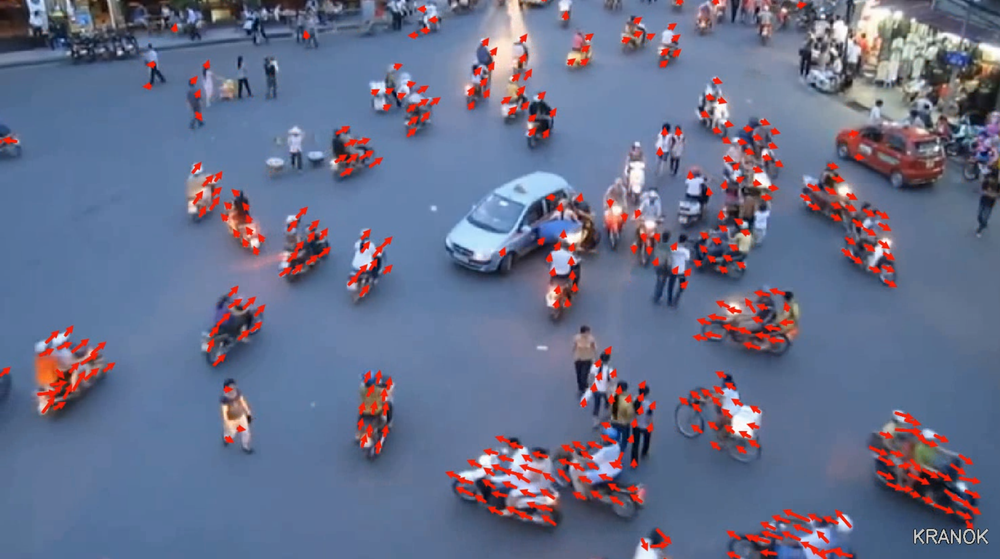
#> input picture Thumbnail.png, 1000 x 559 px, shrunk from 1806 x 1010 before the run, given in place of video.mp4, which was not available
$ python app.py
#> lines starting #> are read from the running program, lines starting #| are printed output that depends on the picture; pictures that were not available may be replaced by others from this repository, and a replacement may not be noted
#> further down, image1 is the input picture: shape (559, 1000, 3); mean B, G, R 138, 110.8, 103.7
# Based on code from: https://github.com/khushboo-agarwal/Optical-Flow

from matplotlib import pyplot as plt
from scipy import signal
import numpy as np
import time
import math
import cv2

#------------------------------------------------------------------------------------------------------------------------------------------------------------------
def opticalFlow(img1,img2,frameIndex,totalFrames):
#> called with frameIndex = 0, totalFrames = 1
	h,w = img1.shape[:2]
#> h = 559; w = 1000
	colorImage1 = cv2.cvtColor(img1,cv2.COLOR_BGR2RGB)

	img1G = cv2.cvtColor(img1,cv2.COLOR_BGR2GRAY)
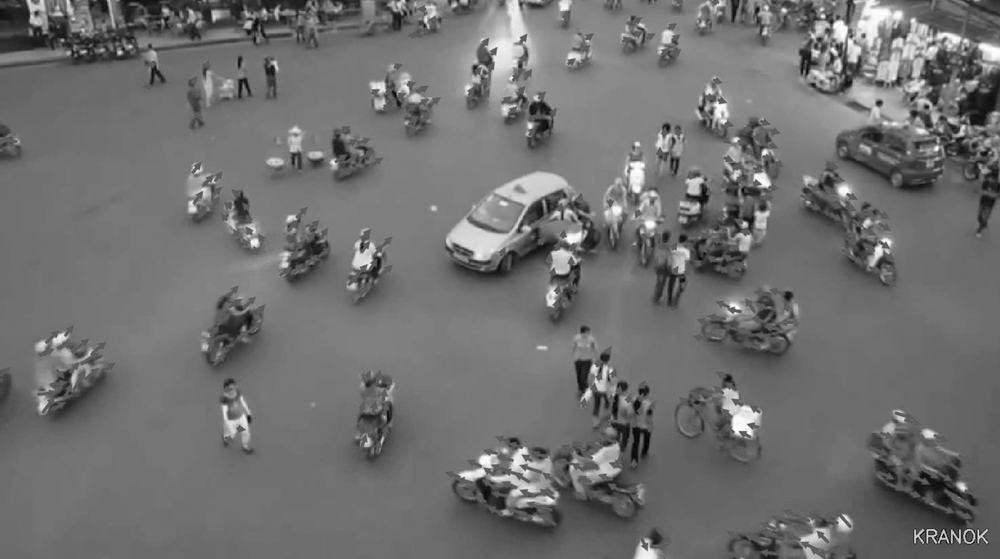
#> img1G: shape (559, 1000); min 4, max 255, mean 111.8
	img2G = cv2.cvtColor(img2,cv2.COLOR_BGR2GRAY)

	img1 = np.array(img1G)
	img2 = np.array(img2G)

	img1_smooth = cv2.GaussianBlur(img1,(3,3),0)
	img2_smooth = cv2.GaussianBlur(img2,(3,3),0)

	Ix = signal.convolve2d(img1_smooth,[[-0.25, 0.25],[-0.25, 0.25]],'same') + signal.convolve2d(img2_smooth,[[-0.25, 0.25],[-0.25, 0.25]],'same')
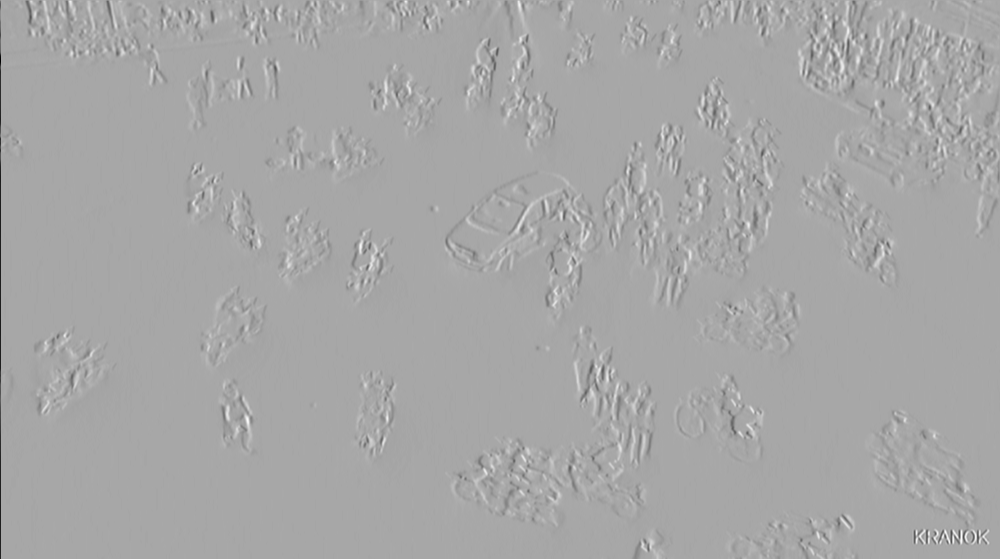
#> Ix: shape (559, 1000) float64; min -135, max 71, mean -0.1; drawn with min black and max white
	Iy = signal.convolve2d(img1_smooth,[[-0.25,-0.25],[ 0.25, 0.25]],'same') + signal.convolve2d(img2_smooth,[[-0.25,-0.25],[ 0.25, 0.25]],'same')
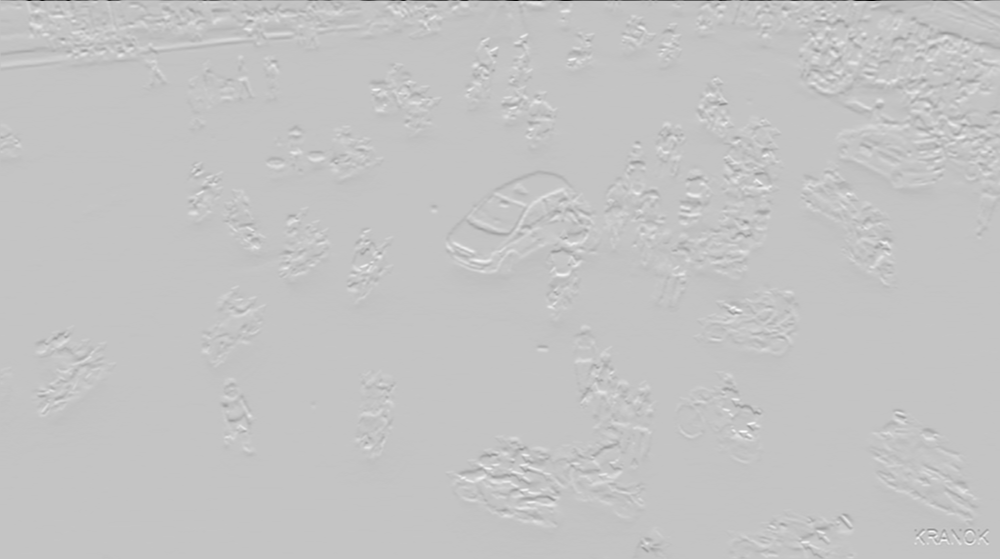
#> Iy: shape (559, 1000) float64; min -241, max 72.5, mean -0.2; drawn with min black and max white
	It = signal.convolve2d(img1_smooth,[[ 0.25, 0.25],[ 0.25, 0.25]],'same') + signal.convolve2d(img2_smooth,[[-0.25,-0.25],[-0.25,-0.25]],'same')
#> It: shape (559, 1000) float64; every value is 0

	features = cv2.goodFeaturesToTrack(img1_smooth,10000,0.01,10)
#> features = 961 rows, first 8: [748, 424], [943, 530], [740, 432], [366, 265], [496, 48], [917, 538], [959, 542], [523, 455]
	feature = np.int0(features)
#> feature has the same summary as features

	u = np.nan*np.ones((h,w))
	v = np.nan*np.ones((h,w))

	for l in feature:
		j,i = l.ravel()

		IX,IY,IT = [],[],[]

		if(i+2 < h and i-2 > 0 and j+2 < w and j-2 > 0):
			for b1 in range(-2,3):
				for b2 in range(-2,3):
					IX.append(Ix[i+b1,j+b2])
					IY.append(Iy[i+b1,j+b2])
					IT.append(It[i+b1,j+b2])

			LK = (IX,IY)
			LK = np.matrix(LK)
			LK_T = np.array(np.matrix(LK))
			LK = np.array(np.matrix.transpose(LK))

			A1 = np.dot(LK_T,LK)
			A2 = np.linalg.pinv(A1)
			A3 = np.dot(A2,LK_T)

			(u[i,j],v[i,j]) = np.dot(A3,IT)
#> this loop made 961 passes
#> (j, i, A1, A2) on passes 1 to 7: (748, 424, [[15790, -1081], [-1081, 25751]], [[6.35e-05, 2.67e-06], [2.67e-06, 3.89e-05]]), (943, 530, [[26084.2, 1590.2], [1590.2, 11961.2]], [[3.87e-05, -5.14e-06], [-5.14e-06, 8.43e-05]]), (740, 432, [[15558.8, -242.8], [-242.8, 26391.8]], [[6.43e-05, 5.91e-07], [5.91e-07, 3.79e-05]]), (366, 265, [[13277.8, 3161.8], [3161.8, 17803.8]], [[7.86e-05, -1.4e-05], [-1.4e-05, 5.86e-05]]), (496, 48, [[17386.8, 4174.2], [4174.2, 17592.8]], [[6.1e-05, -1.45e-05], [-1.45e-05, 6.03e-05]]), (917, 538, [[27113.8, 2901.8], [2901.8, 13215.8]], [[3.78e-05, -8.29e-06], [-8.29e-06, 7.75e-05]]), (959, 542, [[32806, -6168], [-6168, 10434]], [[3.43e-05, 2.03e-05], [2.03e-05, 0.000108]])
#> (j, i) on pass 100: (295, 219)
#> u: shape (559, 1000) float64; 99.83% of the values are NaN or infinite; the others: min 0, max 0, mean 0

	fig = plt.figure('')
	plt.subplot(1,1,1)
	plt.axis('off')
	plt.imshow(colorImage1, cmap = 'gray')
	for i in range(h):
		for j in range(w):
			if abs(u[i,j]) > t or abs(v[i,j]) > t:
				plt.arrow(j,i,1.5*(-1*u[i,j]),1.5*(-1*v[i,j]), head_width = 3, head_length = 3, color = 'red')

	print('\r({:4}/{:4}) - Time Elapsed: {:10.10} seconds'.format(frameIndex+1,totalFrames,time.time()-start), end='')

	fig.canvas.draw()
	img = np.fromstring(fig.canvas.tostring_rgb(), dtype=np.uint8, sep='')
	img = img.reshape(fig.canvas.get_width_height()[::-1] + (3,))
	img = cv2.cvtColor(img,cv2.COLOR_RGB2BGR)
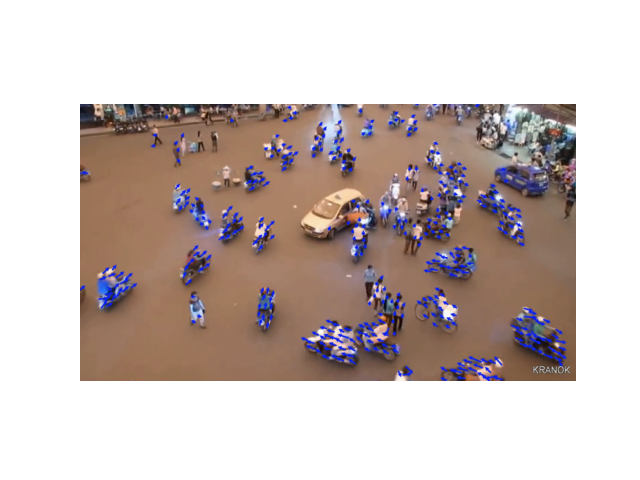
#> img: shape (480, 640, 3); mean R, G, B 202.6, 190.4, 187.2
	plt.close()

	return img

#------------------------------------------------------------------------------------------------------------------------------------------------------------------

start = time.time()
t = 0.7
video = cv2.VideoCapture('video.mp4')
totalFrames = int(video.get(cv2.CAP_PROP_FRAME_COUNT))
fps = int(video.get(cv2.CAP_PROP_FPS))

_,image1 = video.read()
ret,image2 = video.read()
imageCounter = 0

videoName = 'optical_flow.mp4'
fourcc = cv2.VideoWriter_fourcc(*'MP4V')
first = True

while(ret):
	image = opticalFlow(image1,image2,imageCounter,totalFrames)

	if(not imageCounter):
		height,width = image.shape[:2]
#> height = 480; width = 640
		videoOut = cv2.VideoWriter(videoName, fourcc, fps, (width,height))

	videoOut.write(image)
	cv2.imshow("Optical Flow",image)
	if cv2.waitKey(1) & 0xFF == ord("q"):
#> (key q is pressed here)
		break

	image1 = image2.copy()
	ret,image2 = video.read()
	imageCounter += 1

print("")
video.release()
videoOut.release()
